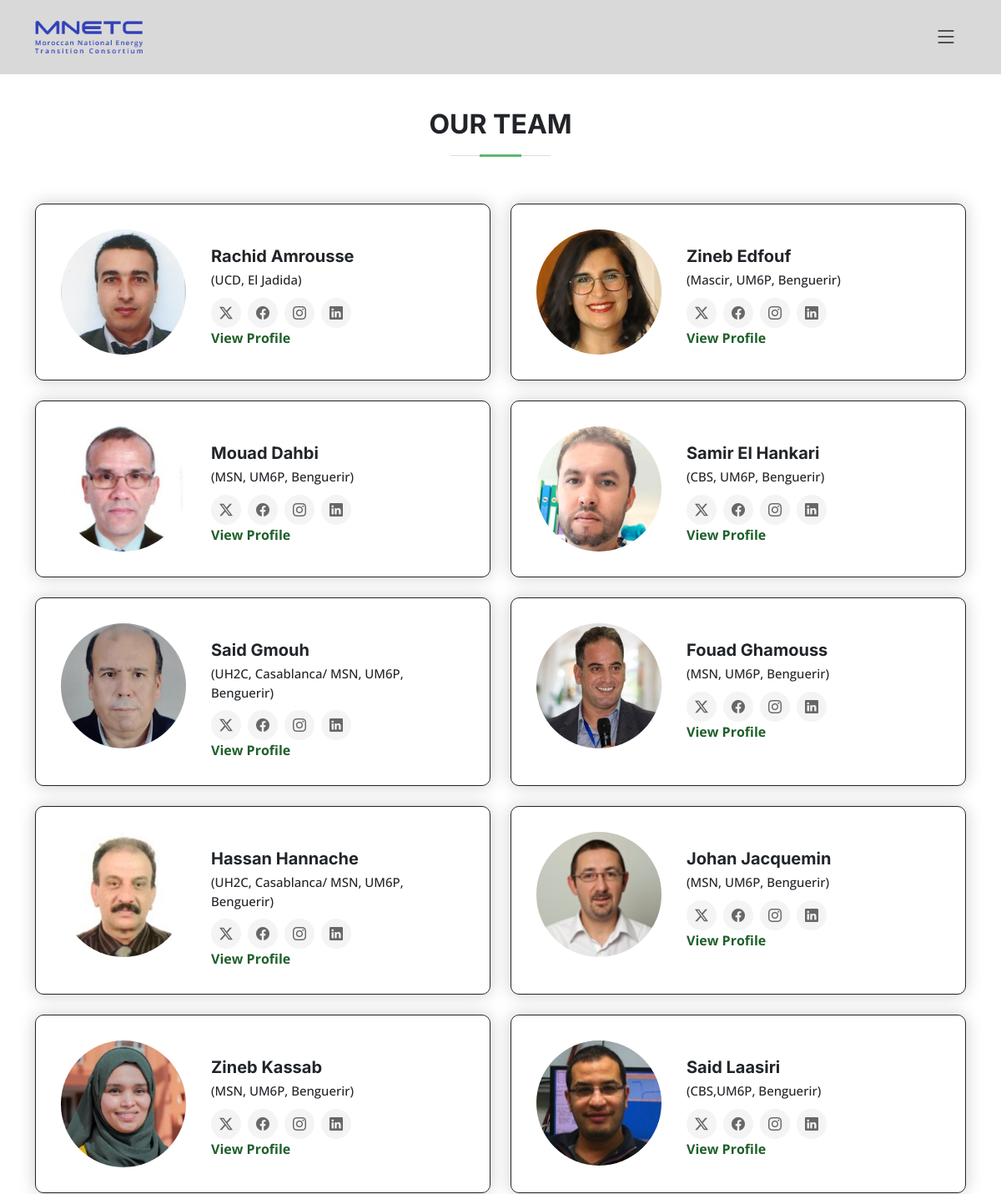
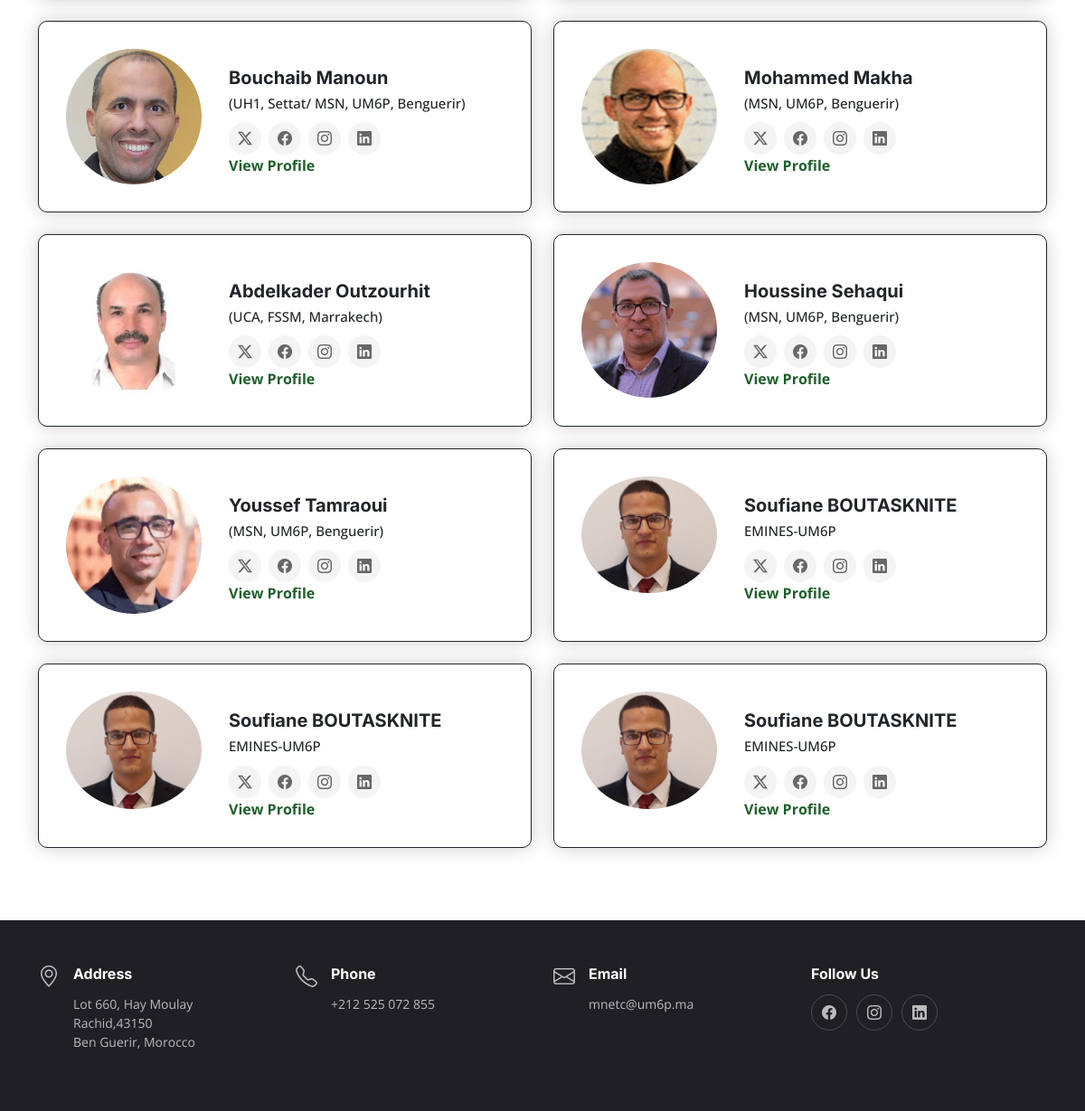
The page /members/ on the database its author committed (2 pictures, top to bottom).
### app/models.py (models this page shows, shortened)
class Member(models.Model):
    CHOICES = (
        ('governance', 'governance'),
        ('management', 'management'),
        ('member', 'member'),
    )
    First_Name = models.CharField(max_length=100)
    Second_Name = models.CharField(max_length=100)
    Email = models.CharField(max_length=200, blank=True, null=True)
    Phone_Number = models.CharField(max_length=100,blank=True, null=True)
    Affiliation = models.CharField(max_length=100)
    Research_Area = models.CharField(max_length=100, blank=True, null=True)
    Position = models.CharField(max_length=100, blank=True, null=True)
    CV = models.FileField(null=True, blank=True, upload_to='CV/')
    Motivation = models.TextField(default="", blank=True)
    Contribution = models.TextField(default="", blank=True)
    References = models.TextField(default="", blank=True)
    Biography = models.TextField(default="")
    Image = models.ImageField(upload_to='Members_Photos/', blank=True,  default='Members_Photos/default.jpg')
    Role = models.CharField(max_length=20, choices=CHOICES, default="member")
    User_Id = models.IntegerField(default=2)

### app/views.py (the view)
# urls.py: path('members/', views.Members, name='members'),
def Members(request):
    members = Member.objects.filter(Role="member")
    context = {"members":members, "title":"Our Team"}
    return render(request, "members.html", context)

### app/templates/members.html (shortened to what this page needs)
<!DOCTYPE html>
<html lang="en" xmlns="http://www.w3.org/1999/html">
<head>
  <link href="/static/vendor/bootstrap/css/bootstrap.min.css?{% now 'U' %}" rel="stylesheet">
  <link href="/static/vendor/bootstrap-icons/bootstrap-icons.css?{% now 'U' %}" rel="stylesheet">
  <link href="/static/vendor/aos/aos.css?{% now 'U' %}" rel="stylesheet">
  <link href="/static/vendor/glightbox/css/glightbox.min.css?{% now 'U' %}" rel="stylesheet">
  <link href="/static/vendor/swiper/swiper-bundle.min.css?{% now 'U' %}" rel="stylesheet">
    <link href="/static/css/base.css?{% now 'U' %}" rel="stylesheet">
    <link href="/static/css/network.css?{% now 'U' %}" rel="stylesheet">
</head>
<body>
  <header id="header" class="header fixed-top d-flex align-items-center">
    <div class="container d-flex align-items-center justify-content-between">
      <a href="{% url 'index' %}" class="logo d-flex align-items-center me-auto me-lg-0">
        <img src="/static/images/items/favicon.png" alt="">
      </a>
      <i class="mobile-nav-toggle mobile-nav-show bi bi-list"></i>
    </div>
  </header>
  <main id="main" style="margin-top:50px;">
    <section id="team" class="team section" style="background-color:white">
      <div class="container section-title" >
        <h2>{{title}}</h2>
      </div>
         <div class="container">
       <div class="row gy-4" >
        {% for member in members %}
          <div class="col-lg-6" >
            <div class="team-member d-flex align-items-start" style="border: 1px solid;">
              <div class="pic"><img src="{{member.Image.url}}" class="img-fluid" alt=""></div>
              <div class="member-info" >
                <h4>{{member.First_Name}} {{member.Second_Name}}</h4>
                <span>{{member.Affiliation}}</span>
                <div class="social" >
                  <a href=""><i class="bi bi-twitter-x"></i></a>
                  <a href=""><i class="bi bi-facebook"></i></a>
                  <a href=""><i class="bi bi-instagram"></i></a>
                  <a href=""> <i class="bi bi-linkedin"></i> </a>
                </div>
                  <a href="{% url 'profile' member.id %}" style="font-weight:700">  View Profile</a>
              </div>
            </div>
          </div>
            {% endfor %}
</div>
      </div>
    </section>
  <footer id="footer" class="footer">
    <div class="container">
      <div class="row gy-3" style="">
        <div class="col-lg-3 col-md-6 d-flex">
          <i class="bi bi-geo-alt icon"></i>
          <div>
            <h4>Address</h4>
            <p>
              Lot 660, Hay Moulay Rachid,43150  <br>
              Ben Guerir, Morocco <br>
            </p>
          </div>
        </div>
        <div class="col-lg-3 col-md-6 footer-links d-flex">
          <i class="bi bi-telephone icon"></i>
          <div>
            <h4>Phone</h4>
            <p>
               +212 525 072 855<br>
            </p>
          </div>
        </div>
        <div class="col-lg-3 col-md-6 footer-links d-flex">
          <i class="bi bi-envelope icon"></i>
          <div>
            <h4>Email</h4>
            <p>
              mnetc@um6p.ma <br>
            </p>
          </div>
        </div>
          <div class="col-lg-3 col-md-6 footer-links">
          <h4>Follow Us</h4>
          <div class="social-links d-flex">
            <a href="https://www.facebook.com/UM6P1/" class="facebook"><i class="bi bi-facebook"></i></a>
            <a href="https://www.instagram.com/um6p_officiel/?hl=en" class="instagram"><i class="bi bi-instagram"></i></a>
            <a href="https://www.linkedin.com/school/um6p/?originalSubdomain=ma" class="linkedin"><i class="bi bi-linkedin"></i></a>
          </div>
        </div>
      </div>
    </div>
  </footer>
</main>
</body>
</html>

### static/css/base.css (style rules this page uses)
:root { --font-default: "Open Sans", system-ui, -apple-system, "Segoe UI", Roboto, "Helvetica Neue", Arial, "Noto Sans", "Liberation Sans", sans-serif, "Apple Color Emoji", "Segoe UI Emoji", "Segoe UI Symbol", "Noto Color Emoji"; --font-primary: "Roboto",sans-serif; --font-secondary: "Inter", sans-serif; }
:root { --color-default: #212529; --color-primary: #1f602a; --color-secondary: #37373f; }
:root { scroll-behavior: smooth; }
body { font-family: var(--font-default); color: var(--color-default); }
a { color: var(--color-primary); text-decoration: none; }
h1, h2, h3, h4, h5, h6 { font-family: var(--font-secondary); }
section { overflow: hidden; padding: 80px 0; scroll-margin-top: 90px; overflow: clip; }
.section-title h2 { font-size: 32px; font-weight: bold; text-transform: uppercase; margin-bottom: 20px; padding-bottom: 20px; position: relative; }
.section-title h2::before { content: ""; position: absolute; display: block; width: 120px; height: 1px; background: #ddd; bottom: 1px; left: calc(50% - 60px); }
.section-title h2::after { content: ""; position: absolute; display: block; height: 3px; bottom: 0; left: calc(50% - 60px); width: 50px; background: #5cb874; left: 0; right: 0; margin: auto; }
.section-title { text-align: center; padding-bottom: 60px; position: relative; }
.section-title h2 { font-size: 32px; font-weight: 700; margin-bottom: 20px; padding-bottom: 20px; position: relative; }
.header { background: #D9D9D9; transition: all 0.5s; z-index: 997; height: 90px; border-bottom: 1px solid #fff; }
.header .logo img { max-height: 40px; margin-right: 6px; }
@media (max-width: 1279px) { .mobile-nav-show { color: var(--color-secondary); font-size: 28px; cursor: pointer; line-height: 0; transition: 0.5s; z-index: 9999; margin: 0 10px 0 20px; } }
.footer { font-size: 14px; background-color: #1f1f24; padding: 50px 0; color: rgba(255, 255, 255, 0.7); }
.footer .icon { margin-right: 15px; font-size: 24px; line-height: 0; }
.footer h4 { font-size: 16px; font-weight: bold; position: relative; padding-bottom: 5px; color: #fff; }
.footer .footer-links { margin-bottom: 30px; }
.footer .social-links a { display: flex; align-items: center; justify-content: center; width: 40px; height: 40px; border-radius: 50%; border: 1px solid rgba(255, 255, 255, 0.2); font-size: 16px; color: rgba(255, 255, 255, 0.7); margin-right: 10px; transition: 0.3s; }

### static/css/network.css (style rules this page uses)
.team .team-member { box-shadow: 0px 2px 15px color-mix(in srgb, var(--default-color), transparent 90%); position: relative; border-radius: 5px; transition: 0.5s; padding: 30px; height: 100%; box-shadow: 0 0 20px rgba(0, 0, 0, 0.2); border-radius: 10px; }
.team .team-member .pic { overflow: hidden; width: 150px; border-radius: 50%; flex-shrink: 0; }
.team .team-member .pic img { transition: ease-in-out 0.3s; }
.team .team-member .member-info { padding-left: 30px; padding-top:20px; }
.team .team-member h4 { font-weight: 700; margin-bottom: 5px; font-size: 20px; }
.team .team-member span { display: block; font-size: 15px; padding-bottom: 10px; position: relative; font-weight: 500; }
.team .team-member span::after { content: ""; position: absolute; display: block; width: 50px; height: 1px; background: color-mix(in srgb, var(--default-color), transparent 85%); bottom: 0; left: 0; }
.team .team-member .social { display: flex; align-items: center; justify-content: start; width: 100%; }
.team .team-member .social a { background: #f4f4f4; transition: ease-in-out 0.3s; display: flex; align-items: center; justify-content: center; border-radius: 50px; width: 36px; height: 36px; }
.team .team-member .social a i { color: #676767; font-size: 16px; margin: 0 2px; }
.team .team-member .social a+a { margin-left: 8px; }

### rows shown on the page
Member: Image (picture), First_Name "Rachid", Second_Name "Amrousse", Affiliation "(UCD, El Jadida)"
Member: Image (picture), First_Name "Zineb", Second_Name "Edfouf", Affiliation "(Mascir, UM6P, Benguerir)"
Member: Image (picture), First_Name "Mouad", Second_Name "Dahbi", Affiliation "(MSN, UM6P, Benguerir)"
Member: Image (picture), First_Name "Samir", Second_Name "El Hankari", Affiliation "(CBS, UM6P, Benguerir)"
Member: Image (picture), First_Name "Said", Second_Name "Gmouh", Affiliation "(UH2C, Casablanca/ MSN, UM6P, Benguerir)"
Member: Image (picture), First_Name "Fouad", Second_Name "Ghamouss", Affiliation "(MSN, UM6P, Benguerir)"
Member: Image (picture), First_Name "Hassan", Second_Name "Hannache", Affiliation "(UH2C, Casablanca/ MSN, UM6P, Benguerir)"
Member: Image (picture), First_Name "Johan", Second_Name "Jacquemin", Affiliation "(MSN, UM6P, Benguerir)"
Member: Image (picture), First_Name "Zineb", Second_Name "Kassab", Affiliation "(MSN, UM6P, Benguerir)"
Member: Image (picture), First_Name "Said", Second_Name "Laasiri", Affiliation "(CBS,UM6P, Benguerir)"
Member: Image (picture), First_Name "Bouchaib", Second_Name "Manoun", Affiliation "(UH1, Settat/ MSN, UM6P, Benguerir)"
Member: Image (picture), First_Name "Mohammed", Second_Name "Makha", Affiliation "(MSN, UM6P, Benguerir)"
Member: Image (picture), First_Name "Abdelkader", Second_Name "Outzourhit", Affiliation "(UCA, FSSM, Marrakech)"
Member: Image (picture), First_Name "Houssine", Second_Name "Sehaqui", Affiliation "(MSN, UM6P, Benguerir)"
Member: Image (picture), First_Name "Youssef", Second_Name "Tamraoui", Affiliation "(MSN, UM6P, Benguerir)"
Member: Image (picture), First_Name "Soufiane", Second_Name "BOUTASKNITE", Affiliation "EMINES-UM6P"
Member: Image (picture), First_Name "Soufiane", Second_Name "BOUTASKNITE", Affiliation "EMINES-UM6P"
Member: Image (picture), First_Name "Soufiane", Second_Name "BOUTASKNITE", Affiliation "EMINES-UM6P"

### other values the page prints
{{ title }} "OUR TEAM"
